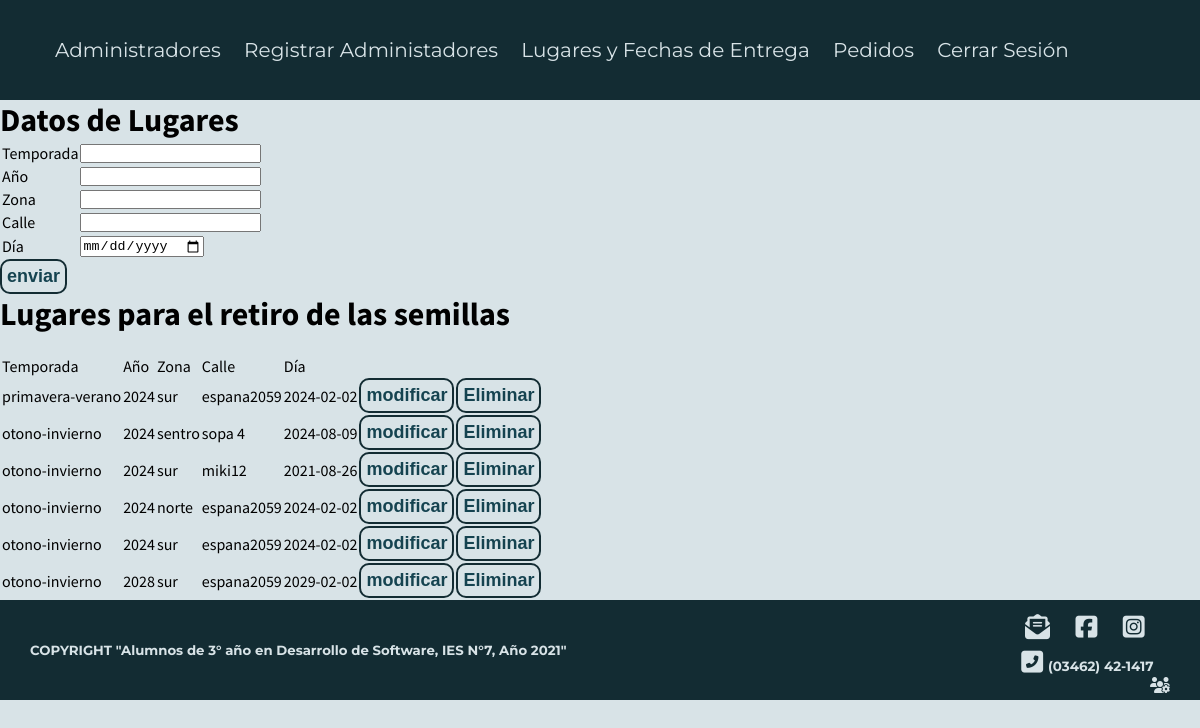
Page /semi/lfet.php (signed in) on the earlier database version.
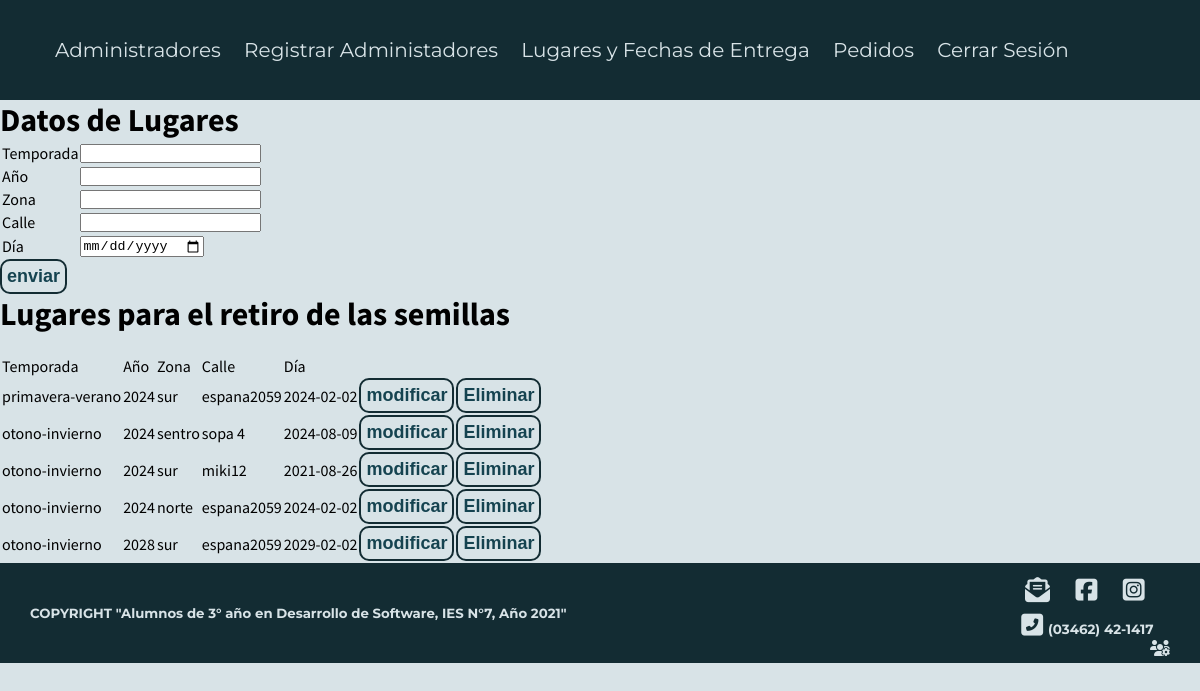
Same page on the later database version.
### tables this page shows
CREATE TABLE IF NOT EXISTS `lugares` (
  `temporada` varchar(26) NOT NULL,
  `ano` int(4) NOT NULL,
  `zona` varchar(18) NOT NULL,
  `calle` varchar(33) NOT NULL,
  `dia` date NOT NULL,
  `id` int(68) NOT NULL AUTO_INCREMENT,
  PRIMARY KEY (`id`),
  UNIQUE KEY `id` (`id`)
);

### semi/1a.php (called while the page is built, shortened)
<?php
require 'navbar2.php';
 ?>

### semi/lfet.php (the view, shortened to what this page needs)
<?php
require '1a.php';
?>
<!DOCTYPE html>
<html lang="en" dir="ltr">
  <head>
  </head>
  <body>
    <h1>Datos de Lugares</h1>
    <form action="zona.php" method="post">
      <table>
        <tr>
          <td>Temporada</td>
          <td>
            <input type="text" name="temporada" required  />
          </td>
        </tr>
        <tr>
          <td>Año</td>
          <td>
            <input type="text" name="ano" required  />
          </td>
        </tr>
        <tr>
          <td>Zona</td>
          <td>
            <input type="text" name="zona" required  />
          </td>
        </tr>
        <tr>
          <td>Calle</td>
          <td>
            <input type="text" name="calle" required  />
          </td>
        </tr>
        <tr>
          <td>Día</td>
          <td>
            <input type="date" name="dia" required  />
          </td>
        </tr>
      </table>
      <input class="button" type="submit" value="enviar">
    </form>
    <h1>Lugares para el retiro de las semillas</h1>
    <div>
      <div>
        <br>
        <table>
          <tr>
            <td>Temporada</td>
            <td>Año</td>
            <td>Zona</td>
            <td>Calle</td>
            <td>Día</td>
          </tr>
            <?php
              $sql="SELECT * from lugares";
              $result=mysqli_query($conexion,$sql);
              while($mostrar=mysqli_fetch_assoc($result)) {
                echo "<tr>";
                echo "<td>"; echo $mostrar['temporada']; echo "</td>";
                echo "<td>"; echo $mostrar['ano']; echo "</td>";
                echo "<td>"; echo $mostrar['zona']; echo "</td>";
                echo "<td>"; echo $mostrar['calle']; echo "</td>";
                echo "<td>"; echo $mostrar['dia']; echo "</td>";
                echo "<td>  <a href='modped.php?id=".$mostrar['id']."'> <button type='button' class='button'>modificar</button> </a> </td>";
                echo "<td> <a href='elimped.php?id=".$mostrar['id']."''><button type='button' class='button'>Eliminar</button></a> </td>";
                echo "</tr>";}
            ?>
        </table>
      </div>
    </div>
    <?php include('pie.php') ?>
  </body>
</html>

### semi/navbar2.php (shortened to what this page needs)
<!DOCTYPE html>
<html lang="en" dir="ltr">
  <head>
    <link rel="stylesheet" href="css/nav_pie.css">
    <link rel="stylesheet" href="css/index.css">
    <link rel="stylesheet" href="css/forms.css">
    <link rel="stylesheet" href="css/pedido.css">
  </head>
  <body>
    <header class="header">
      <nav class="menu">
        <div class="ventanas">
            <a href="admin.php">Administradores</a>
            <a href="adm.php">Registrar Administadores</a>
            <a href="lfet.php">Lugares y Fechas de Entrega</a>
            <a href="peda.php">Pedidos</a>
            <a href="serse.php">Cerrar Sesión</a>
        </div>
      </nav>
    </header>
  </body>
</html>

### semi/pie.php
<div class="pie_pagina">
    <div class="info">
        <h5>COPYRIGHT "Alumnos de 3° año en Desarrollo de Software, IES N°7, Año 2021"</h5>
    </div>
    <div class="contacto">
        <div class="redes">
            <a href="mailto:intendencia@venadotuerto.gob.ar"><i class="fas fa-envelope-open-text icon"></i></a>
            <a href="https://www.facebook.com/VenadoTuertoGobierno" target="_blank"><i class="fab fa-facebook-square icon"></i></a>
            <a href="https://www.instagram.com/venadotuertogob/?fbclid=IwAR3Hg19tArGL8IMHJNOVwCtQWZAnQ1AQ00eEJfHRU8h79T997rhPRauMUZM" target="_blank"><i class="fab fa-instagram-square icon"></i></a>
        </div>
        <div class="celular">
            <h6><i class="fas fa-phone-square-alt icon icon_"></i>(03462) 42-1417</h6>
        </div>
        <div class="admin">
            <a href="inia.php"><i class="fas fa-users-cog"></i></a>
        </div>
    </div>
</div>

### semi/css/nav_pie.css (style rules this page uses)
* { padding: 0px; margin: 0px; text-decoration: none; }
body { background: #D8E3E7; font-family: 'Source Sans Pro', sans-serif; }
.icon { color: #D8E3E7; margin-right: 5px; font-size: 25px; }
.header { background: #132C33; padding: 10px 30px; height: 10vh; display: flex; align-items: center; }
.header a { color: #D8E3E7; font-family: 'Montserrat', sans-serif; font-size: 20px; margin: 0px 10px; transition: 500ms; }
.menu { width: 100%; display: flex; padding: 15px; }
.ventanas { flex: 5 1 auto; }
.pie_pagina { background: #132C33; padding: 10px 30px; display: flex; align-items: center; height: 10vh; }
.pie_pagina h5, .pie_pagina h6 { color: #D8E3E7; font-family: 'Montserrat', sans-serif; transition: 500ms; }
.info { display: flex; align-items: center; flex: 4 1 auto; }
.contacto { display: flex; align-items: center; flex-direction: column; flex: 0.3 1 auto; }
.redes { margin: 10px 0; width: 100%; display: flex; justify-content: space-evenly; }
.celular { text-align: center; width: 100%; font-size: 20px; }
.admin { width: 100%; display: flex; justify-content: flex-end; }
.admin i { color: #D8E3E7; }

### semi/css/forms.css (style rules this page uses)
.button { padding: 5px; border: 2px solid #132C33; border-radius: 10px; background: #D8E3E7; color: #154350; font-size: 18px; font-weight: 600; transition: 150ms; }

Differences in the rows shown:
removed lugares: temporada "otono-invierno", ano "2024", zona "sur", calle "espana2059", dia "2024-02-02"
